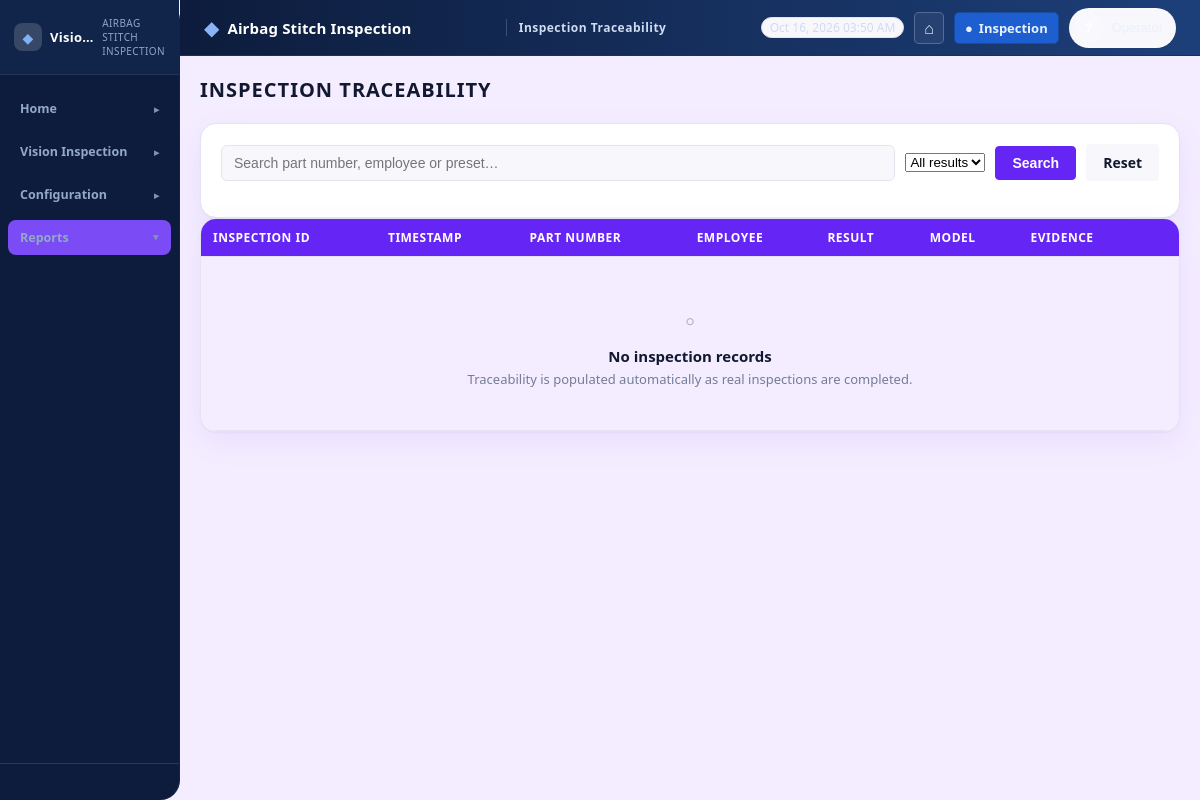
Before: /vision-inspection/traceability/ with the older database file.
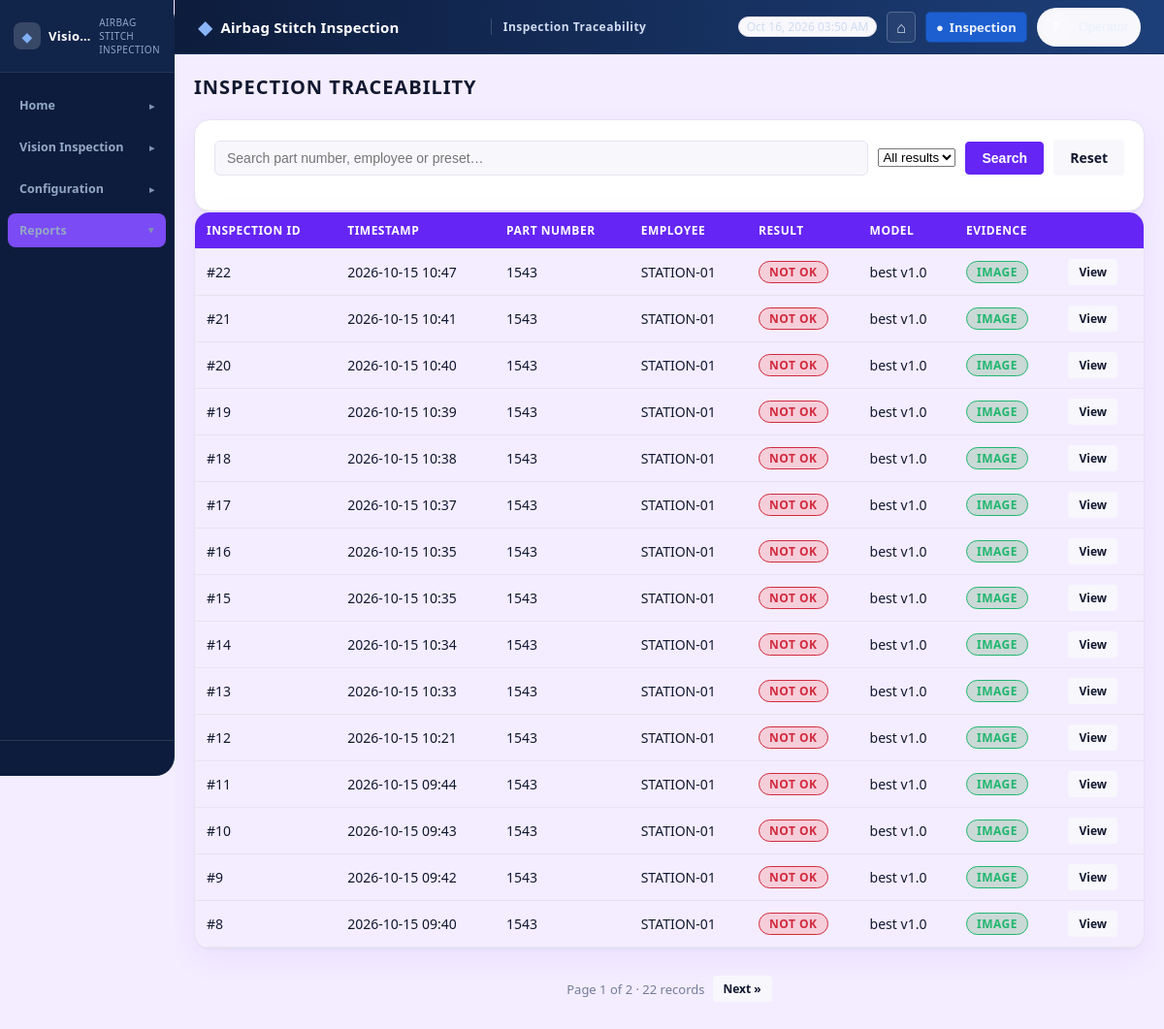
After: the same page with the newer database file.
### VisionInspection/models.py (models this page shows, shortened)
class VisionInspectionLog(models.Model):
    employee_code = models.CharField(max_length=100, blank=True, null=True)
    part_number = models.CharField(max_length=40, blank=True, null=True)
    barcode = models.CharField(max_length=80, blank=True, default="")
    error_details = models.TextField(blank=True, null=True)
    preset_name = models.CharField(max_length=200, blank=True, null=True)
    preset_version = models.PositiveIntegerField(blank=True, null=True)
    yolo_model_name = models.CharField(max_length=200, blank=True, null=True)
    yolo_model_version = models.CharField(max_length=100, blank=True, null=True)
    timestamp = models.DateTimeField(auto_now_add=True)
    result = models.CharField(
        max_length=20,
        choices=[
            ("OK", "OK"),
            ("NOT_OK", "NOT OK"),
            ("ERROR", "INSPECTION ERROR"),
        ],
        default="ERROR",
    )
    roi_results = models.JSONField(
        default=list,
        help_text='[{"roi_name": "ROI-01", "result": "MATCH", "expected": "bolt x4", "detected": "bolt x4"}]',
    )
    detected_objects = models.JSONField(
        default=list,
        help_text='[{"class": "bolt", "confidence": 0.92, "bbox": [x1,y1,x2,y2]}]',
    )
    inspection_image = models.ImageField(
        upload_to="vision_inspection/results/", blank=True, null=True
    )
    stable_frames_used = models.PositiveIntegerField(default=0)
    part_bbox = models.JSONField(blank=True, null=True)
    trigger_zone_polygon = models.JSONField(blank=True, null=True)
    class Meta:
        db_table = "vision_inspection_log"
        ordering = ["-timestamp"]
        verbose_name = "Vision Inspection Log"
        verbose_name_plural = "Vision Inspection Logs"
        indexes = [
            models.Index(fields=["timestamp"], name="vi_log_ts_idx"),
            models.Index(fields=["part_number"], name="vi_log_part_idx"),
            models.Index(fields=["result"], name="vi_log_result_idx"),
            models.Index(fields=["employee_code"], name="vi_log_emp_idx"),
        ]

### VisionInspection/ui_views.py (the view)
def traceability(request):
    q = request.GET.get("q", "").strip()
    result = request.GET.get("result", "").strip().upper()
    page = request.GET.get("page", 1)
    logs = VisionInspectionLog.objects.all()
    if q:
        logs = logs.filter(
            Q(part_number__icontains=q)
            | Q(employee_code__icontains=q)
            | Q(preset_name__icontains=q)
        )
    if result in ("OK", "NOT_OK", "ERROR"):
        logs = logs.filter(result=result)
    paginator = Paginator(logs.order_by("-timestamp"), 15)
    try:
        page_obj = paginator.get_page(page)
    except Exception:
        page_obj = paginator.get_page(1)
    context = {
        "sidebar_active": "traceability",
        "page_obj": page_obj,
        "logs": page_obj.object_list,
        "total": paginator.count,
        "q": q,
        "result": result,
        "badge_map": _RESULT_BADGE,
    }
    return render(request, "VisionInspection/ui/traceability.html", context)

### VisionInspection/templates/VisionInspection/ui/traceability.html (shortened to what this page needs)
{% extends "VisionInspection/ui/base.html" %}
{% load static %}
{% block header_title %}Inspection Traceability{% endblock %}
{% block content %}
<div class="vi-page-header">
    <h2>Inspection Traceability</h2>
</div>
<div class="vi-card">
    <form method="get" class="vi-toolbar">
        <input type="text" name="q" value="{{ q }}" placeholder="Search part number, employee or preset…">
        <select name="result">
            <option value="">All results</option>
        </select>
        <button type="submit" class="vi-btn vi-btn-primary">Search</button>
        <a href="{% url 'VisionInspection:ui-traceability' %}" class="vi-btn">Reset</a>
    </form>
</div>
<div class="vi-card" style="padding:0; overflow-x:auto;">
    <table class="vi-table">
        <thead>
            <tr>
                <th>Inspection ID</th>
                <th>Timestamp</th>
                <th>Part Number</th>
                <th>Employee</th>
                <th>Result</th>
                <th>Model</th>
                <th>Evidence</th>
                <th></th>
            </tr>
        </thead>
        <tbody>
            {% for log in logs %}
            <tr>
                <td>#{{ log.pk }}</td>
                <td>{{ log.timestamp|date:"Y-m-d H:i" }}</td>
                <td>{{ log.part_number|default:"—" }}</td>
                <td>{{ log.employee_code|default:"—" }}</td>
                <td>
                    <span class="vi-badge {% if log.result == 'OK' %}vi-badge-ok{% elif log.result == 'NOT_OK' %}vi-badge-not-ok{% elif log.result == 'ERROR' %}vi-badge-error{% else %}vi-badge-skip{% endif %}">
                        {{ log.get_result_display }}
                    </span>
                </td>
                <td>{% if log.yolo_model_name %}{{ log.yolo_model_name }}{% if log.yolo_model_version %} v{{ log.yolo_model_version }}{% endif %}{% else %}<span style="opacity:.6">not configured</span>{% endif %}</td>
                <td>{% if log.inspection_image %}<span class="vi-badge vi-badge-active">Image</span>{% else %}<span class="vi-badge vi-badge-inactive">None</span>{% endif %}</td>
                <td><a href="{% url 'VisionInspection:traceability-detail' log.pk %}" class="vi-btn vi-btn-sm">View</a></td>
            </tr>
            {% empty %}
            <tr>
                <td colspan="8">
                    <div class="vi-empty">
                        <div class="vi-empty-icon">&#9702;</div>
                        <div class="vi-empty-title">No inspection records</div>
                        <div class="vi-empty-text">Traceability is populated automatically as real inspections are completed.</div>
                    </div>
                </td>
            </tr>
            {% endfor %}
        </tbody>
    </table>
</div>
{% if page_obj.paginator.num_pages > 1 %}
<div class="vi-pagination">
    <span>Page {{ page_obj.number }} of {{ page_obj.paginator.num_pages }} · {{ total }} records</span>
    {% if page_obj.has_next %}
    <a class="vi-btn vi-btn-sm" href="?page={{ page_obj.next_page_number }}{% if q %}&q={{ q }}{% endif %}{% if result %}&result={{ result }}{% endif %}">Next &raquo;</a>
    {% endif %}
</div>
{% endif %}
{% endblock %}

Changed rows visible on the page:
added VisionInspectionLog: pk "22", timestamp "2026-10-15 10:47", part_number "1543", employee_code "STATION-01", result "NOT OK", yolo_model_name "best", yolo_model_version "1.0", shows "IMAGE"
added VisionInspectionLog: pk "21", timestamp "2026-10-15 10:41", part_number "1543", employee_code "STATION-01", result "NOT OK", yolo_model_name "best", yolo_model_version "1.0", shows "IMAGE"
added VisionInspectionLog: pk "20", timestamp "2026-10-15 10:40", part_number "1543", employee_code "STATION-01", result "NOT OK", yolo_model_name "best", yolo_model_version "1.0", shows "IMAGE"
added VisionInspectionLog: pk "19", timestamp "2026-10-15 10:39", part_number "1543", employee_code "STATION-01", result "NOT OK", yolo_model_name "best", yolo_model_version "1.0", shows "IMAGE"
added VisionInspectionLog: pk "18", timestamp "2026-10-15 10:38", part_number "1543", employee_code "STATION-01", result "NOT OK", yolo_model_name "best", yolo_model_version "1.0", shows "IMAGE"
added VisionInspectionLog: pk "17", timestamp "2026-10-15 10:37", part_number "1543", employee_code "STATION-01", result "NOT OK", yolo_model_name "best", yolo_model_version "1.0", shows "IMAGE"
added VisionInspectionLog: pk "16", timestamp "2026-10-15 10:35", part_number "1543", employee_code "STATION-01", result "NOT OK", yolo_model_name "best", yolo_model_version "1.0", shows "IMAGE"
added VisionInspectionLog: pk "15", timestamp "2026-10-15 10:35", part_number "1543", employee_code "STATION-01", result "NOT OK", yolo_model_name "best", yolo_model_version "1.0", shows "IMAGE"
added VisionInspectionLog: pk "14", timestamp "2026-10-15 10:34", part_number "1543", employee_code "STATION-01", result "NOT OK", yolo_model_name "best", yolo_model_version "1.0", shows "IMAGE"
added VisionInspectionLog: pk "13", timestamp "2026-10-15 10:33", part_number "1543", employee_code "STATION-01", result "NOT OK", yolo_model_name "best", yolo_model_version "1.0", shows "IMAGE"
added VisionInspectionLog: pk "12", timestamp "2026-10-15 10:21", part_number "1543", employee_code "STATION-01", result "NOT OK", yolo_model_name "best", yolo_model_version "1.0", shows "IMAGE"
added VisionInspectionLog: pk "11", timestamp "2026-10-15 09:44", part_number "1543", employee_code "STATION-01", result "NOT OK", yolo_model_name "best", yolo_model_version "1.0", shows "IMAGE"
added VisionInspectionLog: pk "10", timestamp "2026-10-15 09:43", part_number "1543", employee_code "STATION-01", result "NOT OK", yolo_model_name "best", yolo_model_version "1.0", shows "IMAGE"
added VisionInspectionLog: pk "9", timestamp "2026-10-15 09:42", part_number "1543", employee_code "STATION-01", result "NOT OK", yolo_model_name "best", yolo_model_version "1.0", shows "IMAGE"
added VisionInspectionLog: pk "8", timestamp "2026-10-15 09:40", part_number "1543", employee_code "STATION-01", result "NOT OK", yolo_model_name "best", yolo_model_version "1.0", shows "IMAGE"
Other visible differences:
{{ page_obj.number }}: (not shown) → "1"
{{ page_obj.paginator.num_pages }}: (not shown) → "2"
{{ total }}: (not shown) → "22"
text no longer shown: "◦ No inspection records Traceability is populated automatically as real inspections are completed."
text now shown: "Page of · records Next »"
